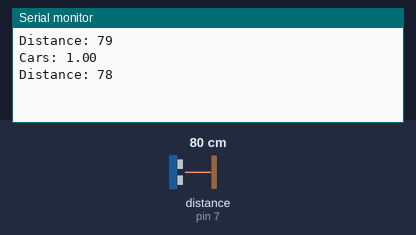
This sketch was run on a simulated Arduino Uno, built with avr-gcc and run on an emulated ATmega328P. Shown: the last lines printed to the serial monitor. Wiring (inferred from the names in the program): ultrasonic range finder: trigger pin 6; echo pin 7. The test bench sets the inputs (shaded band); at power-on: distance to the obstacle (sensor on pin 7) 80 cm. The echo pulse lasts 58.3 µs per cm.

Above: at 2.6 s.
2.7 s: distance to the obstacle (sensor on pin 7) set to 2 cm
At 3.4 s:
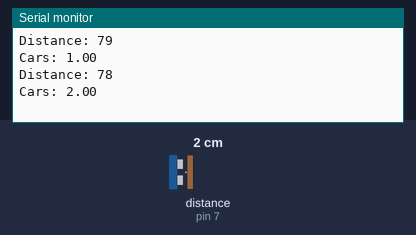
5.2 s: distance to the obstacle (sensor on pin 7) set to 4 cm
At 6.1 s:
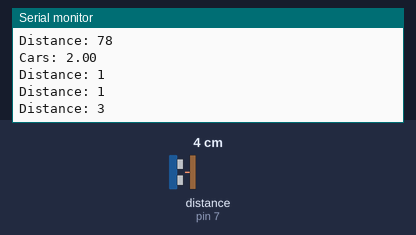
Timing chart, 0 to 8.2 s (numbered marks = the images above; inputs shaded):
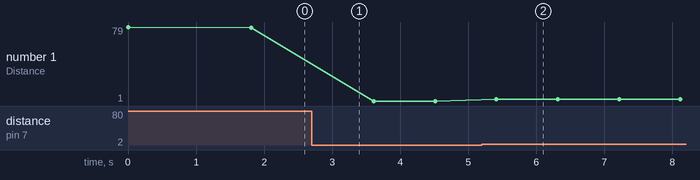

The sketch:

Counter_cars.ino
```cpp
//source example: mechatronics

// defines pins numbers
const int trigPin = 6;
const int echoPin = 7;

// defines variables
long duration;

int distance;

float counter = 0;

void setup() {
 pinMode(trigPin, OUTPUT);
 pinMode(echoPin, INPUT);
 Serial.begin(9600);

 }

void loop() { // Clears the trigPin
digitalWrite(trigPin, LOW);
delayMicroseconds(2);

// Sets the trigPin on HIGH state for 10 micro seconds
digitalWrite(trigPin, HIGH);
delayMicroseconds(10);
digitalWrite(trigPin, LOW);

// Reads the echoPin, returns the sound wave travel time in microseconds
duration = pulseIn(echoPin, HIGH);

// Calculating the distance
distance= duration*0.034/2;

// Prints the distance on the Serial Monitor
Serial.print("Distance: ");
Serial.println(distance); delay(900);

if (distance < 200 && distance > 10){
  counter = counter + 1;
  Serial.print("Cars: ");
Serial.println(counter);
delay(900);

}
}
```

Measured:
- after the input at 5.2 s, the serial monitor: prints a new line after 0.21 s (image 2)
- plotted number 1: 1 → 3 after the input at 5.2 s
